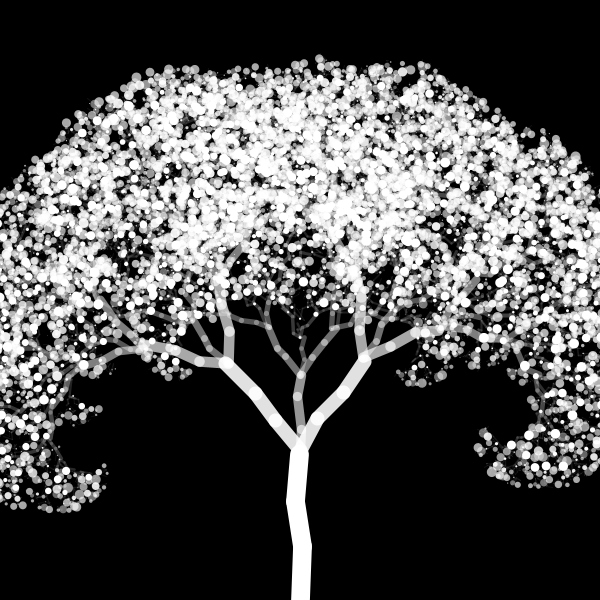
Frame 1 (no input)
Frame 60 (the mouse pressed at the canvas centre just before this capture): identical to frame 1, image omitted
Frame 120 (the mouse held since frame 60 and released just before this capture): identical to frame 1, image omitted

The Processing sketch that drew this single still picture (run headless with seeded random() and noise(); from frame 60 on, the mouse is pressed at the canvas centre):

// Processing sketch: processing_96436
// ── processing_96436.pde

float theta = radians(15);
float rangle;

float wave = 0;

void setup() {
  size(600, 600);
  rangle = random(1, 3);

}

void draw() {
  randomSeed(5);
  background(0);
  translate(width/2, height);
  branch(150, 5, 3);
}

void branch(float len, float twist, float sec) {
  stroke(255, len/0.5);
  strokeWeight(len/8);
  //fill();
  organicLine(0, 0, 0, -len, twist, sec);
  //line(0, 0, 0, -len);

  pushMatrix();
  noStroke();
  fill(255, len*20);
  float fnoise = random(0, 2);
  ellipse(0, -len, 5*fnoise, 5*fnoise);
  popMatrix();

  translate(0, -len);

  if (len>10) {
    pushMatrix();
    rotate(-theta*random(1, 3));
    branch(len*.75, twist, sec);
    popMatrix();

    pushMatrix();
    rotate(theta*rangle);
    branch(len*.75, twist, sec);
    popMatrix();

    pushMatrix();
    branch(len*.5, twist, sec);
    popMatrix();
  }
}

void organicLine(float x1, float y1, float x2, float y2, float twist, float sec)
{

  float numSections = sec;                              // vary the # of sections? 

  float cx = x2-x1;         // change in x
  float cy = y2-y1;         // change in y

  float nx1 = x1;
  float ny1 = y1;

  for (int i = 1; i <= numSections; i++)       
  {
    float nx2 = x1 + i/numSections * cx + random(-twist, twist);               // add variation here
    float ny2 = y1 + i/numSections * cy + random(-twist, twist);               // and here

    line(nx1, ny1, nx2, ny2);

    nx1 = nx2;
    ny1 = ny2;
  }
}
